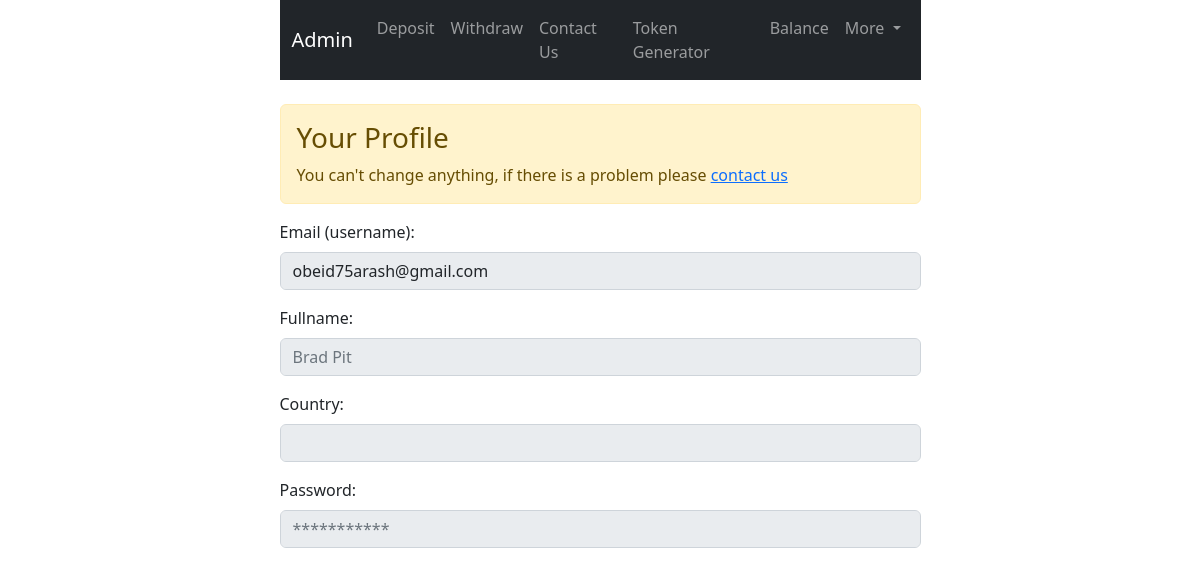
Before: /profile (signed in) with the older database file.
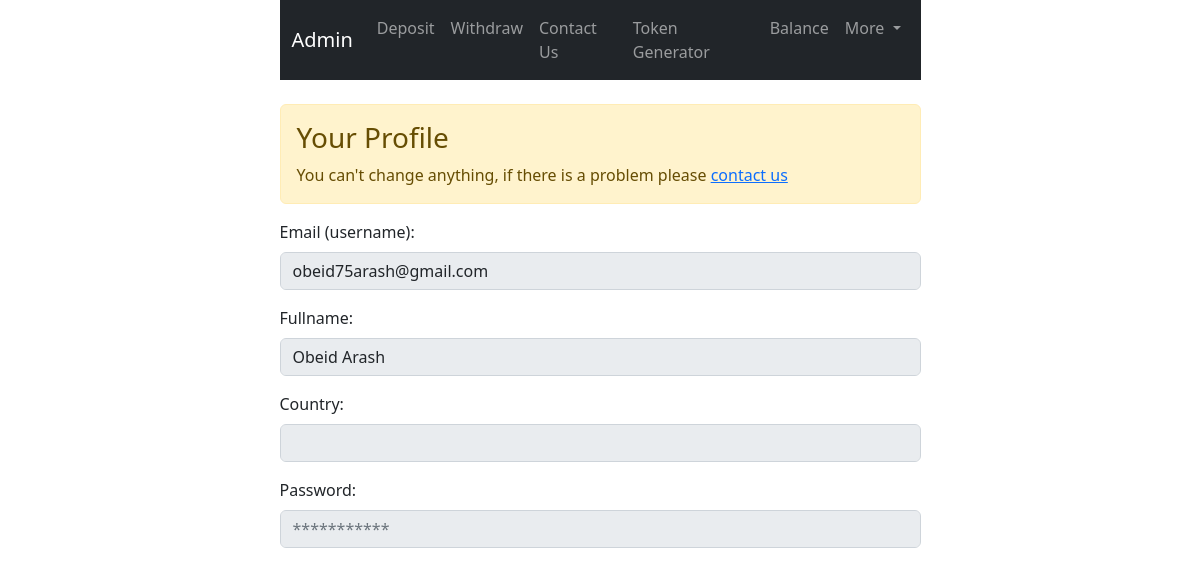
After: the same page with the newer database file.
### users/models.py (models this page shows, shortened)
class User(AbstractBaseUser):
    email = models.EmailField(verbose_name='Email', max_length=60, unique=True)
    username = models.CharField(max_length=30, unique=True)
    fullname = models.CharField(max_length=30)
    country = CountryField(null=True)
    phone_number = PhoneNumberField(unique=True)
    date_joined = models.DateTimeField(verbose_name='Date Joined', auto_now_add=True)
    last_login = models.DateTimeField(verbose_name='Last login', auto_now=True)
    is_active = models.BooleanField(default=True)
    is_admin = models.BooleanField(default=False)
    is_staff = models.BooleanField(default=False)
    is_superuser = models.BooleanField(default=False)
    hide_email = models.BooleanField(default=True)
    objects = UserManager()
    USERNAME_FIELD = 'email'
    REQUIRED_FIELDS = ['username', ]

### users/views.py (the view)
# urls.py: path('profile', profile, name='profile'),
@login_required(login_url='/login')
def profile(request):
    profile_form = ProfileForm(request.POST or None, initial={'email': request.user.email,
                                                              'fullname': request.user.fullname})
    if request.method == "POST":
        if profile_form.is_valid():
            pass
    context = {
        'profile_form': profile_form,
    }
    return render(request, 'users/profile.html', context)

### users/forms.py
class ProfileForm(forms.Form):
    email = forms.EmailField(widget=forms.EmailInput(
        attrs={
            'placeholder': 'example@gmail.com',
            'name': 'email',
            'id': 'email',
            'class': 'form-control',
        }
    ), disabled=True)
    fullname = forms.CharField(widget=forms.TextInput(
        attrs={
            'placeholder': 'Brad Pit',
            'name': 'fullname',
            'id': 'fullname',
            'class': 'form-control'
        }
    ), validators=[validators.MinLengthValidator(3), validators.MaxLengthValidator(25), ], disabled=True)
    password = forms.CharField(widget=forms.PasswordInput(
        attrs={
            'placeholder': '***********',
            'name': 'password',
            'id': 'password',
            'class': 'form-control'
        }
    ), disabled=True, required=False)

### templates/users/profile.html (shortened to what this page needs)
{% extends 'shared/base.html' %}
{% load countries %}
{% load static %}
{% load widget_tweaks %}
{% block content %}
    <br>
    <div class="alert alert-warning">
        <h3 class="alert-heading">Your Profile</h3>
        You can't change anything, if there is a problem please <a href="{% url 'core:contact' %}">contact us</a>
    </div>
    <div class="mb-3">
        <label for="{{ profile_form.email.id_for_label }}" class="form-label">Email (username): </label>
        {{ profile_form.email|add_error_class:"is-invalid" }}
    </div>
    <div class="mb-3">
        <label for="{{ profile_form.fullname.id_for_label }}" class="form-label">Fullname: </label>
        {{ profile_form.fullname|add_error_class:"is-invalid" }}
    </div>
    <div class="mb-3">
        <label for="country" class="form-label">Country: </label>
        <select name="country" id="country" class="form-control" aria-label="Default select example" disabled>
            {% get_countries as countries %}
        </select>
    </div>
    <div class="mb-3">
        <label for="{{ profile_form.password.id_for_label }}" class="form-label">Password: </label>
        {{ profile_form.password|add_error_class:"is-invalid" }}
    </div>
{% endblock %}

Changed rows visible on the page:
changed User "obeid75arash@gmail.com": fullname (not shown) → "Obeid Arash"
